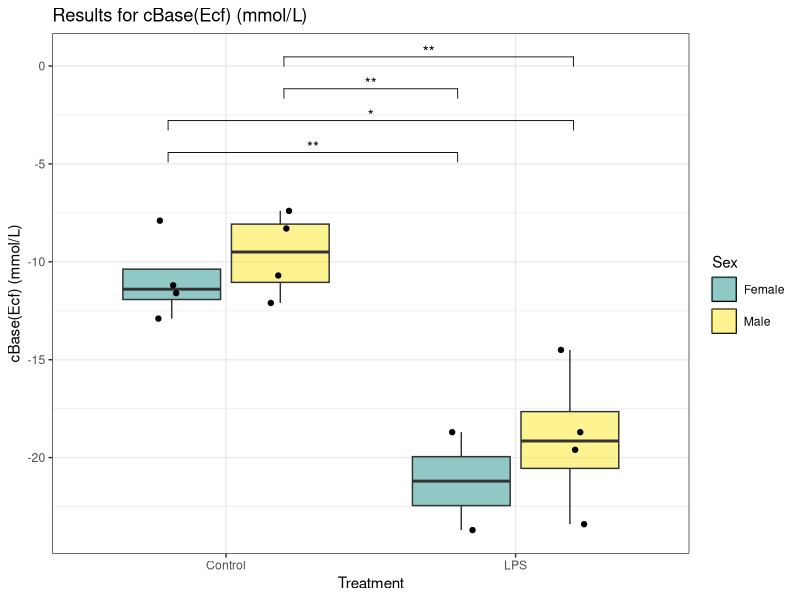
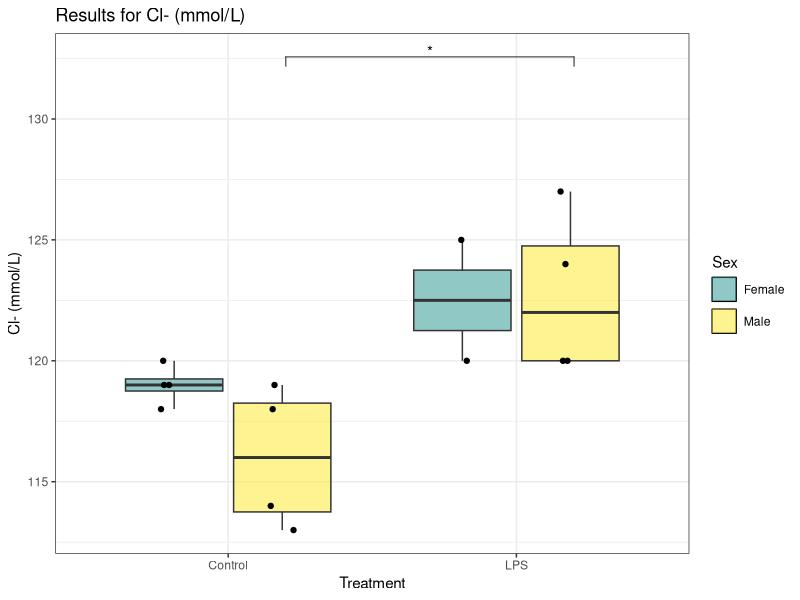
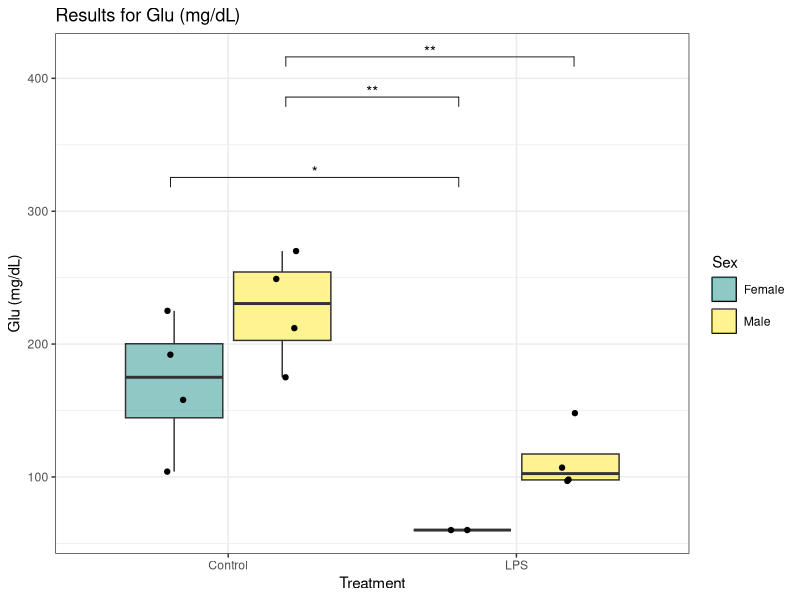
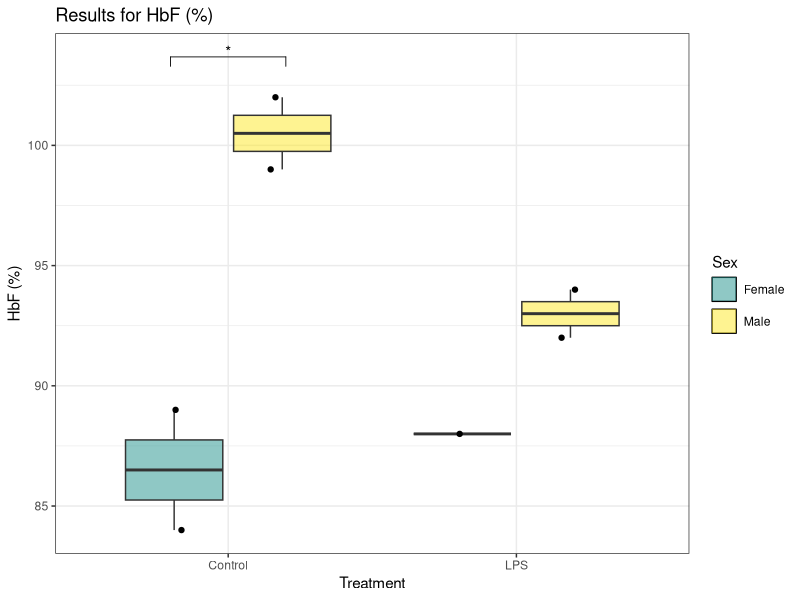
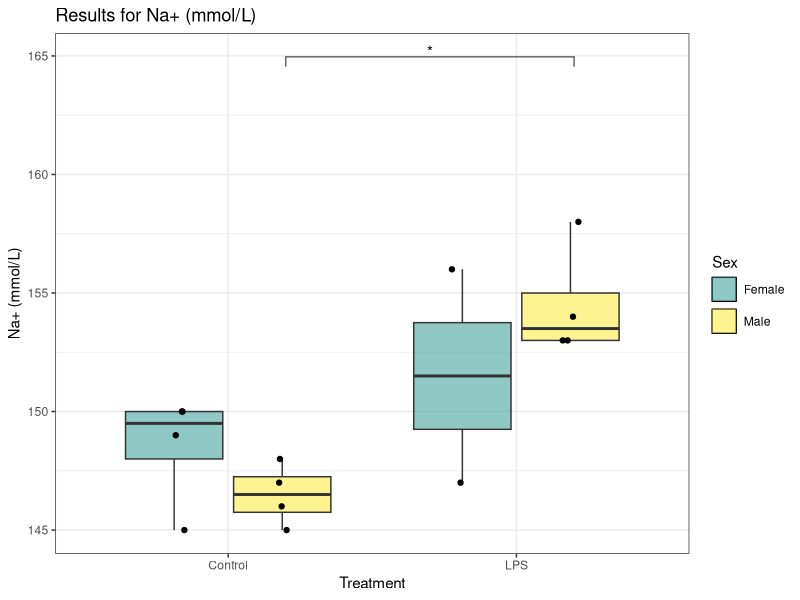
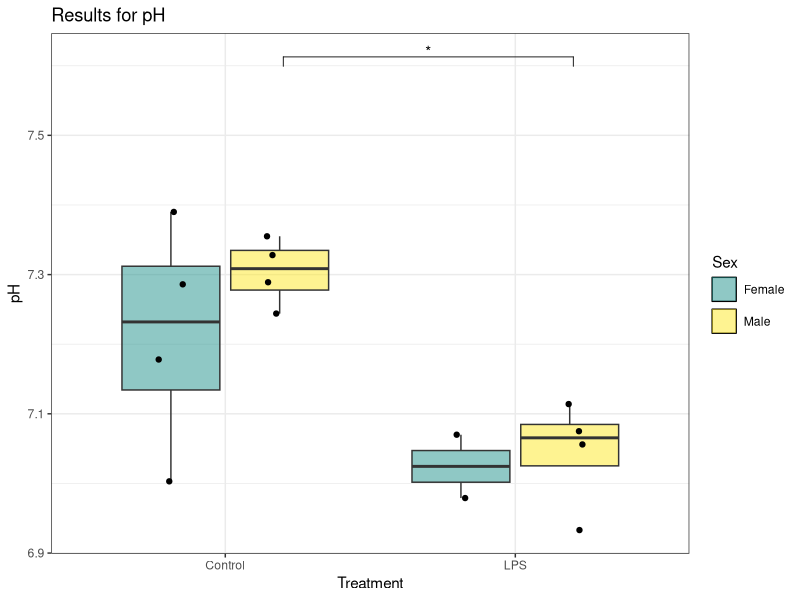
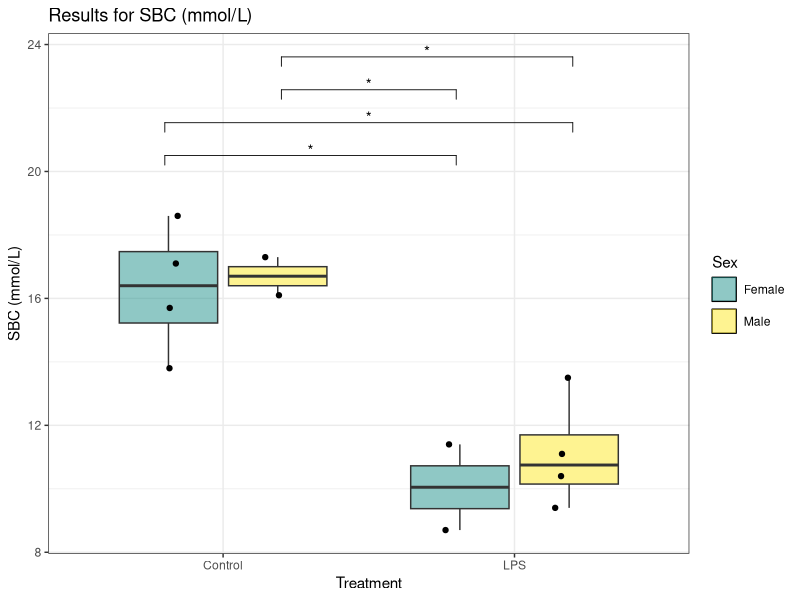
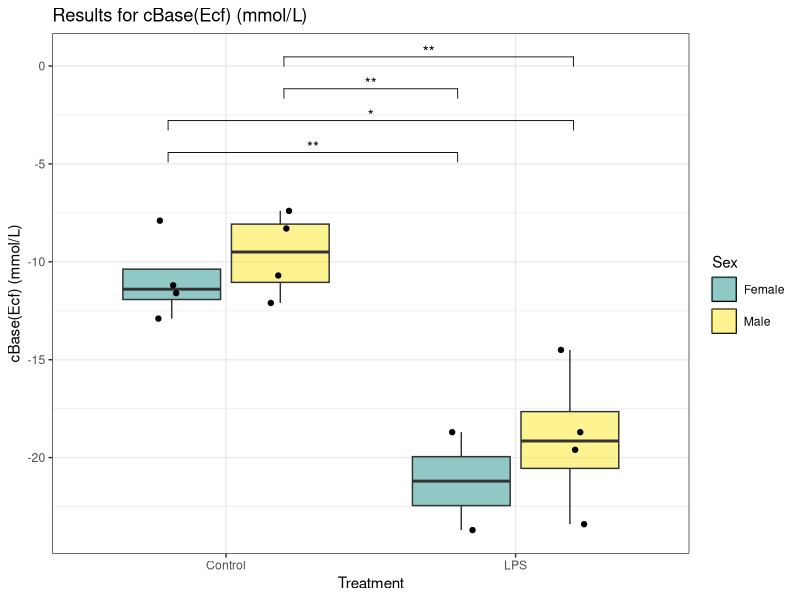

Write R code to recreate these figures, in order.
# Load necessary libraries
if(!require(readxl)) install.packages("readxl", dependencies=TRUE)
if(!require(dplyr)) install.packages("dplyr", dependencies=TRUE)
if(!require(ggplot2)) install.packages("ggplot2", dependencies=TRUE)
if(!require(viridis)) install.packages("viridis", dependencies=TRUE)
if(!require(rstatix)) install.packages("rstatix", dependencies=TRUE)
if(!require(tidyr)) install.packages("tidyr", dependencies=TRUE)
if(!require(ggpubr)) install.packages("ggpubr", dependencies=TRUE)


library(readxl)
library(dplyr)
library(ggplot2)
library(viridis)
library(rstatix)
library(tidyr)
library(ggpubr)

#Set your working directory
setwd("~/R/SepticShock")

#Read the original data from the first sheet "Clinical Data" to get the original column names
original_data <- read_excel("SepticShockDataR.xlsx", sheet = "Clinical Data")

# Create a mapping of original names to modified names
original_names <- names(original_data)[-1:-6]
modified_names <- make.names(original_names)
name_mapping <- setNames(original_names, modified_names)

# Read the data and rename columns
data <- original_data %>%
  rename_all(make.names)

# Convert to tidy format
tidy_data<-data %>% 
  pivot_longer(cols = Mass.1..g.:SBC..mmol.L., names_to = "Observation", values_to = "Values") %>%
  mutate("Sex:Treatment" = paste0(Sex, ":", Treatment)) %>%
  select(!c("Phase.1", "Phase.2")) %>%
  drop_na(Values)

tidy_data$`Sex:Treatment` <- factor(tidy_data$`Sex:Treatment`, levels = c("Female:Control", "Male:Control", "Female:LPS", "Male:LPS"))
tidy_data$Patient.ID <- factor(tidy_data$Patient.ID)
tidy_data$Species <- factor(tidy_data$Species)
tidy_data$Sex <- factor(tidy_data$Sex)
tidy_data$Treatment <- factor(tidy_data$Treatment)
tidy_data$Observation <- factor(tidy_data$Observation)

# Perform Tukey's HSD test
tidy_tukey<-tidy_data %>% 
  group_by(Observation) %>% 
  tukey_hsd(Values ~ Sex * Treatment) %>%
  ungroup()


write.csv(tidy_tukey, "SSD_Clinical_TukeyHSD.csv", row.names = FALSE) 

tidy_tukey<-tidy_tukey %>%
  filter(term == "Sex:Treatment")

# Filter to retain sets where at least one p-value is less than 0.05
sig_observations <- tidy_tukey %>%
  group_by(Observation) %>%
  filter(any(p.adj < 0.05)) %>%
  ungroup()

# Extract unique names of significant observations
sig_observations <- sig_observations %>%
  distinct(Observation)

write.csv(sig_observations, "SSD_Clinical_Sig_Observations.csv", row.names = FALSE)

############
for (observation in sig_observations$Observation) {
  original_observation <- name_mapping[[observation]]
  
  plot_data <- tidy_data %>%
    filter(Observation == observation) %>%
    dplyr::select(Sex, Treatment, 'Sex:Treatment', Values)
  plot_tukey <- tidy_tukey %>%
    filter(Observation == observation) %>%
    filter(p.adj.signif != 'ns') %>%
    add_y_position(test = ., 
                   data = plot_data, 
                   formula = Values ~ Sex:Treatment, 
                   fun = "max", 
                   scales = "fixed", 
                   step.increase = 0.12) %>%
    add_x_position(test = ., x = 'Sex:Treatment')
  
  plot_tukey <- mutate(plot_tukey, xmin = case_when(xmin == 1 ~ 0.8,
                                                    xmin == 2 ~ 1.2,
                                                    xmin == 3 ~ 1.8))
  plot_tukey <- mutate(plot_tukey, xmax = case_when(xmax == 2 ~ 1.2,
                                                    xmax == 3 ~ 1.8,
                                                    xmax == 4 ~ 2.2))
  
  p <- ggplot(plot_data, 
              aes(x = Treatment, y = !!rlang::sym("Values"))) +
    geom_boxplot(outlier.shape = NA, 
                 aes(fill = Sex), 
                 key_glyph = draw_key_rect) +  # Remove outliers from boxplot to avoid duplication with jitter
    geom_point(aes(fill = Sex), 
               size = 1.5, 
               position=position_jitterdodge(jitter.width = 0.2), 
               show.legend = F) +
    labs(title = paste("Results for", original_observation),
         y = original_observation) +
    stat_pvalue_manual(plot_tukey, 
                       label = "p.adj.signif", 
                       y.position = "y.position", 
                       xmin = "xmin", 
                       xmax = "xmax", 
                       hide.ns = TRUE, 
                       tip.length = 0.02, 
                       bracket.nudge.y = 0) +
    scale_fill_manual(values = alpha(c("#21918c","#fde725"), 0.5))+ 
    # scale_fill_viridis(discrete = TRUE, 
    #                    alpha = 0.5, 
    #                    option="viridis") + 
    theme_bw() +
    theme(legend.key = element_rect(color = "black"), 
          legend.key.spacing.y = unit(0.2, "cm"))
  
  print(p)
  
  # Save each plot as a PNG file
  ggsave(filename = paste0("boxplot_", 
                           observation, 
                           ".png"), 
         path = '~/R/SepticShock/Plots/Clinical',
         plot = p, 
         width = 8, 
         height = 6)
}
